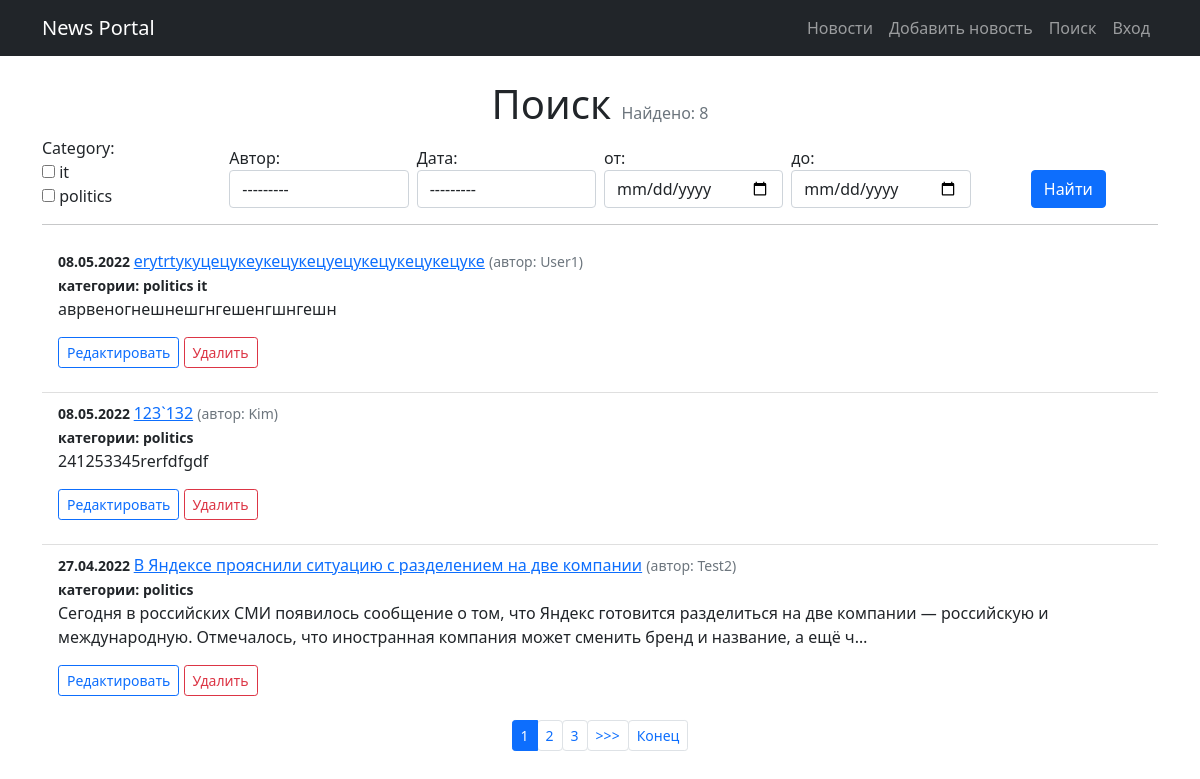
The page /search/ on the database as committed earlier.
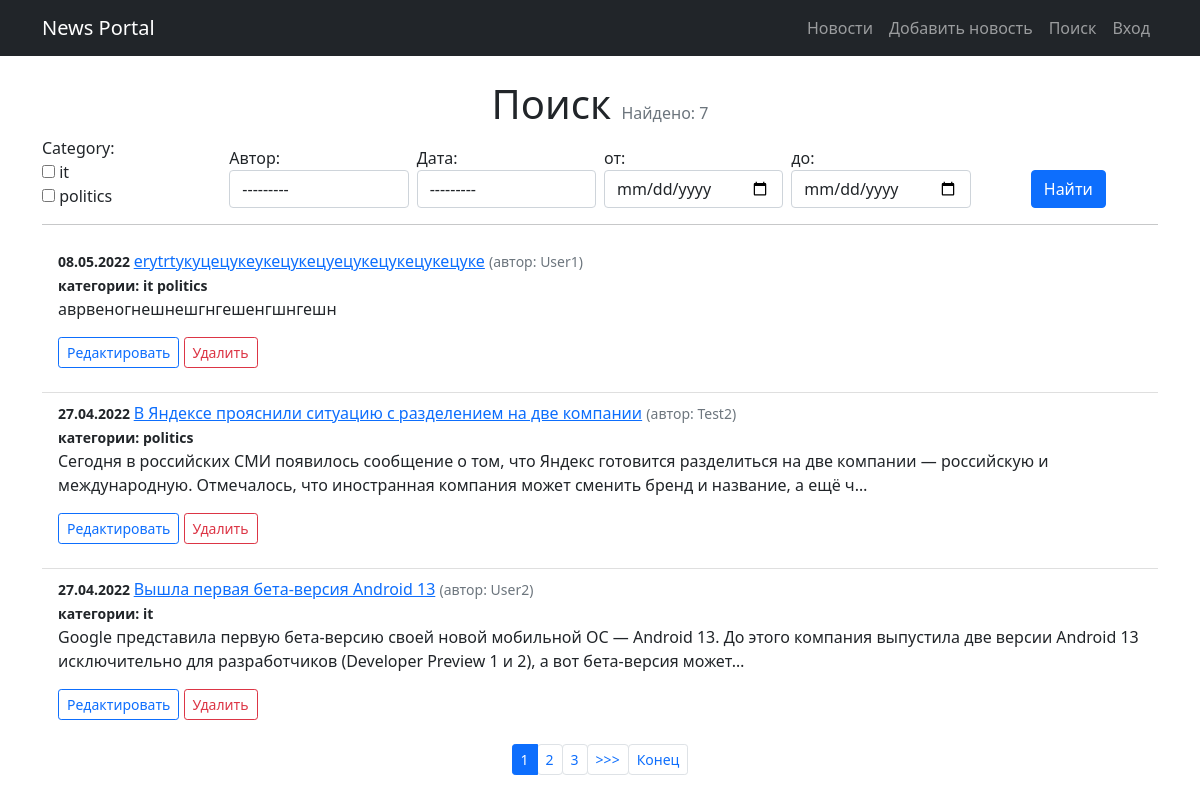
The same page on the database as committed later.
### news/models.py (models this page shows, shortened)
class Post(models.Model):
    article = 'AR'
    news = 'NW'
    POST_TYPE = [
        (article, 'статья'),
        (news, 'новость'),
    ]
    author = models.ForeignKey(Author, on_delete=models.CASCADE)
    post_type = models.CharField(
        max_length=2, choices=POST_TYPE, default=article)
    date = models.DateTimeField(auto_now_add=True)
    title = models.CharField(max_length=255)
    text = models.TextField()
    rating = models.IntegerField(default=0)
    category = models.ManyToManyField(
        Category, through='PostCategory')

class Author(models.Model):
    username = models.OneToOneField(
        User, on_delete=models.CASCADE, primary_key=True)
    rating = models.IntegerField(default=0)
    def __str__(self):
        return self.username.username.title()

class Category(models.Model):
    name = models.CharField(max_length=255, unique=True)
    def __str__(self):
        return self.name

### news/views.py (the view)
# urls.py: path('search/', NewsSearch.as_view(), name='search'),
class NewsSearch(NewsList):
    template_name = 'news/news_search.html'
    paginate_by = 3
    def get_context_data(self, **kwargs):
        context = super().get_context_data(**kwargs)
        context['filter'] = NewsFilter(
            self.request.GET, queryset=self.get_queryset())
        return context
    def get_queryset(self):
        queryset = super().get_queryset()
        return NewsFilter(self.request.GET, queryset=queryset).qs

### news/templatetags/custom_filters.py (called while the page is built)
@register.filter()
def format_date(value):
    return value.strftime("%d.%m.%Y")

@register.filter()
def censor(text):
    if type(text) != str:
        return "Type error. Is not string"
    for word in CENSOR_WORDS:
        text = re.sub(r'(?:'+word[1:]+'?)[^\s]+',
                      ("*" * (len(word) - 1)), text)
    return text

### news/views.py (called while the page is built)
    def get_context_data(self, **kwargs):
        context = super().get_context_data(**kwargs)
        context['is_not_authors'] = not self.request.user.groups.filter(
            name='authors').exists()
        return context

### templates/news/news_search.html (shortened to what this page needs)
{% extends 'flatpages/default.html' %}
{% load custom_filters %}
{% block content %}
<h1 class="text-center">Поиск <span class="text-muted fs-6 fw-normal">Найдено: {{page_obj.paginator.count }}</span></h1>
<form method="GET" id="my_form" >
    <div class="row g-2  align-items-end">
        {% for field in filter.form %}
        <div class="col">
            {{ field.label_tag }} {{ field }}
        </div>
        {% endfor %}
        <div class="col text-center">
            <input type="submit" value="Найти" class="btn btn-primary ">
        </div>
    </div>
</form>
<hr>
<ul class="list-group list-group-flush">
    {% for newspost in news_list %}
    <li class="list-group-item"> <small class="fw-bold">{{ newspost.date | format_date }} </small>
        <a href="{% url 'news_post' newspost.id %}">{{ newspost.title | censor}}</a>
        <small class="text-muted ">(автор: {{ newspost.author}})</small><br>
        <small class="fw-bold">категории:
            {% for category in newspost.category.all %}
                {{ category }}
            {% endfor %}
        </small>
        <p>{{newspost.text | censor | truncatechars:210}}</p>
        <p>
            <a href="{% url 'news_post_update' newspost.id %}" class="btn btn-outline-primary btn-sm">Редактировать</a>
            <a href="{% url 'news_post_delete' newspost.id %}" class="btn btn-outline-danger btn-sm">Удалить</a>
        </p>
    </li>
    {% endfor %}
</ul>
{% if is_paginated %}
<nav aria-label="...">
    <ul class="pagination pagination-sm justify-content-center">
    {% for num in page_obj.paginator.page_range %}
        {% if page_obj.number == num %}
            <li class="page-item active"><a class="page-link">{{ num }}</a></li>
        {% elif num > page_obj.number|add:'-3' and num < page_obj.number|add:'3' %}
        <li class="page-item"><button form="my_form" name="page" value="{{ num }}" role="button" class="btn btn-link page-link">{{ num }}</button></li>
        {% endif %}
    {% endfor %}
    {% if page_obj.has_next %}
        <li class="page-item"><button form="my_form" name="page" value="{{page_obj.next_page_number}}" role="button" class="btn btn-link page-link">>>></button></li>
        <li class="page-item"><button form="my_form" name="page" value="{{page_obj.paginator.num_pages}}" role="button" class="btn btn-link page-link">Конец</button></li>
    {% endif %}
    </ul>
</nav>
{% endif %}
{% endblock content %}

### templates/flatpages/default.html (shortened to what this page needs)
<!DOCTYPE html>
<html lang="en">
    <head>
        {% load static %}
        <link href="{% static 'css/styles.css' %}" rel="stylesheet" />
    </head>
    <body>
        <nav class="navbar navbar-expand-lg navbar-dark bg-dark">
            <div class="container">
                <a class="navbar-brand" href="/">News Portal</a>
                <div class="collapse navbar-collapse" id="navbarSupportedContent">
                    <ul class="navbar-nav ms-auto mb-2 mb-lg-0">
                        <li class="nav-item"><a class="nav-link" href="/news/">Новости</a></li>
                        <li class="nav-item"><a class="nav-link" href="{% url 'news_post_create' %}">Добавить новость</a></li>
                        <li class="nav-item"><a class="nav-link" href="/search/">Поиск</a></li>
                        {% if user.is_authenticated %}
                            <li class="nav-item"><a class="nav-link" href="/accounts/logout">Выход</a></li>
                        {% else %}
                            <li class="nav-item"><a class="nav-link" href="/accounts/login">Вход</a></li>
                        {% endif %}
                    </ul>
                </div>
            </div>
        </nav>
        <div class="container pt-4">
            <div class="row">
                <div class="col-lg-12 text-left">
                    {% block content %}{% endblock content %}
                </div>
            </div>
         </div>

Rows that differ between the two databases and show on the page:
removed Post: date "08.05.2022", title|censor "123`132", author "Kim", text|censor "241253345rerfdfgdf", Category (name "politics")
shown differently, row unchanged: Category "it": moves up the list
now on this page (row unchanged): Post: date "27.04.2022", title|censor "Вышла первая бета-версия Android 13", author "User2", text|censor "Google представила первую бета-версию своей новой мобильной ОС — Android 13. До этого компания выпустила две версии Android 13 исключительно для разработчиков (Developer Preview 1 и 2), а вот бета-версия может…", Category (name "it")
Other text that changed with them:
{{ page_obj.paginator.count }}: "8" → "7"
